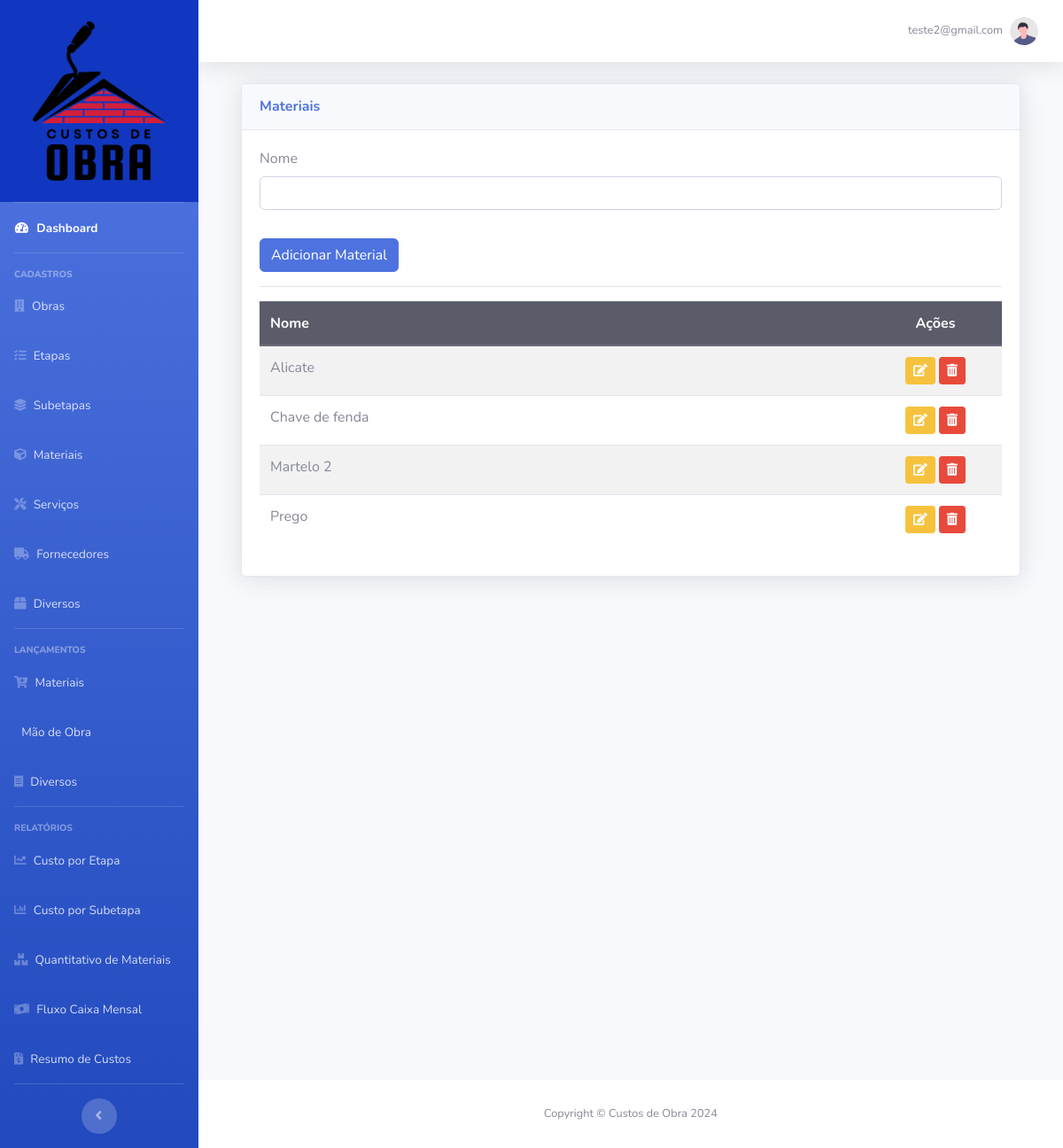
The app's page /cadastro/materiais (signed in), older data.
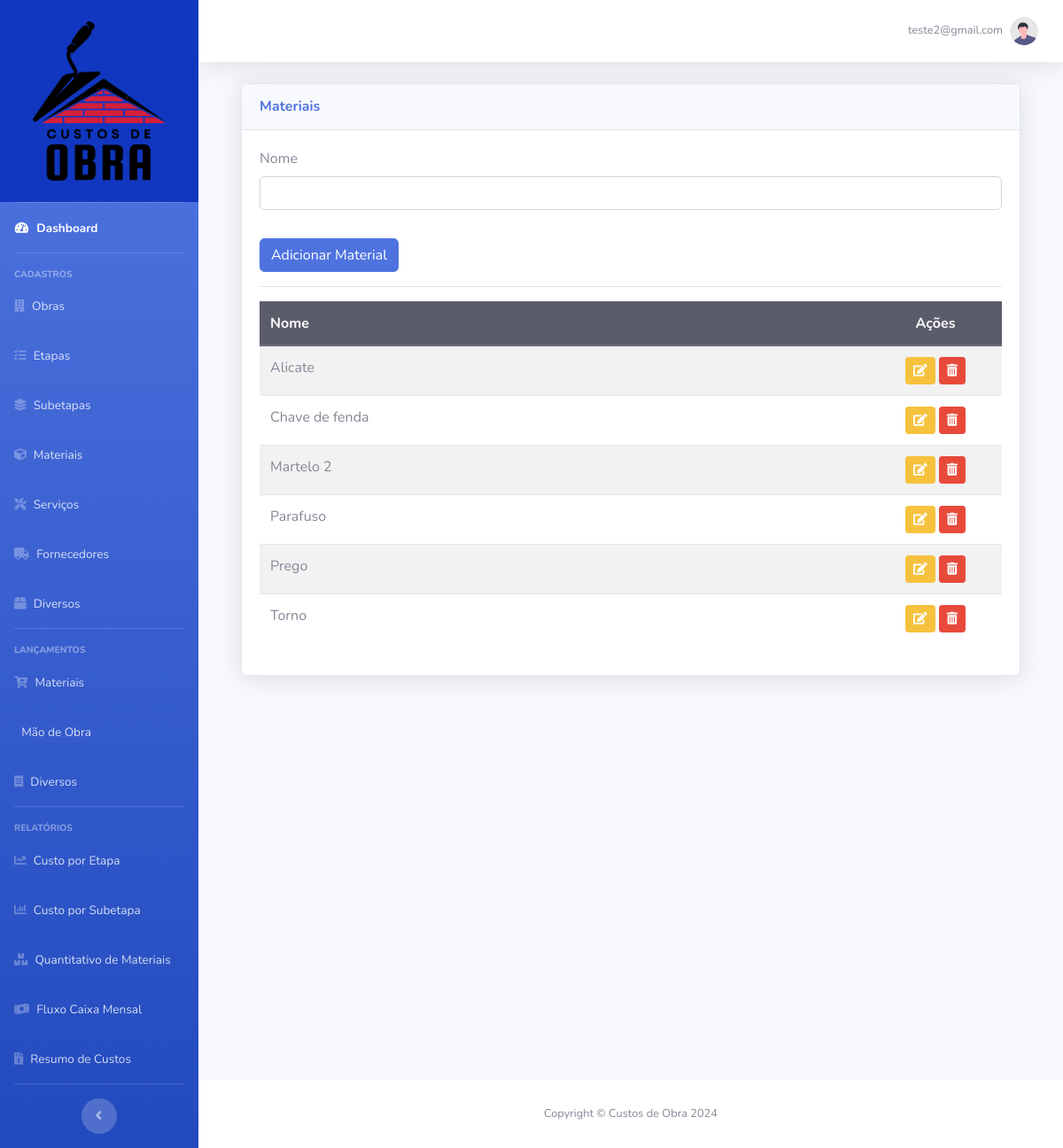
The same page, newer data.
### base_dir/models.py (models this page shows)
class Usuario(db.Model, UserMixin):
    id = db.Column(db.Integer, primary_key=True)
    email = db.Column(db.String(120), unique=True, nullable=False)
    senha = db.Column(db.String(60), nullable=False)
    nivel = db.Column(db.Integer, nullable=False)
    plano = db.Column(db.String(60), nullable=False)
    obra_selecionada = db.Column(db.Integer)
    obras = db.relationship("Obra", backref="usuario", lazy=True)
    etapas = db.relationship("Etapa", backref="usuario", lazy=True)
    subetapas = db.relationship("Subetapa", backref="usuario", lazy=True)
    materiais = db.relationship("Materiais", backref="usuario", lazy=True)
    servicos = db.relationship("Servicos", backref="usuario", lazy=True)
    fornecedores = db.relationship("Fornecedores", backref="usuario", lazy=True)
    diversos = db.relationship("Diversos", backref="usuario", lazy=True)

class Materiais(db.Model):
    id = db.Column(db.Integer, primary_key=True)
    nome = db.Column(db.String(60), nullable=False)
    usuario_id = db.Column(db.Integer, db.ForeignKey("usuario.id"), nullable=False)

### base_dir/routes.py (the view, shortened to what this page needs)
@app.route("/cadastro/materiais", methods=["GET", "POST"])
@login_required
def materiais():
    form_materiais = FormMateriais()
    usuario = current_user
    materiais_ordenados = sorted(usuario.materiais, key=lambda item: item.nome.lower())
    material_id = request.form.get("material_id")
    action = request.form.get("action")
    return render_template(
        "materiais.html",
        form_materiais=form_materiais,
        usuario=usuario,
        materiais=materiais_ordenados,
    )

### base_dir/forms.py
class FormMateriais(FlaskForm):
    nome = StringField("Nome", validators=[DataRequired()])
    botao = SubmitField("Adicionar Material")

### base_dir/models.py (called while the page is built)
@login_manager.user_loader
def load_usuario(id_usuario):
    return Usuario.query.get(id_usuario)

### base_dir/templates/materiais.html (shortened to what this page needs)
{% extends 'base.html' %}
{% block body %}
<div class="container-fluid">
   <div class="row">
      <div class="col-lg-12">
         <div class="card shadow mb-4">
            <div class="card-header py-3">
               <h6 class="m-0 font-weight-bold text-primary">Materiais</h6>
            </div>
            <div class="card-body">
               <form method="POST" action="" id="MateriaisForm" class="w-100">
                  <div class="form-group">
                     {{ form_materiais.nome.label(class="form-control-label") }}
                     {% if form_materiais.nome.errors %}
                     {{ form_materiais.nome(class="form-control is-invalid", id="input_nome") }}
                     <div class="invalid-feedback">
                        {% for erro in form_materiais.nome.errors %}
                        {{ erro }}
                        {% endfor %}
                     </div>
                     {% else %}
                     {{ form_materiais.nome(class="form-control", id="input_nome") }}
                     {% endif %}
                  </div>
                  {{ form_materiais.botao(class="btn btn-primary mt-3") }}
               </form>
               <hr>
               <div class="table-responsive">
                  <table class="table table-striped">
                     <thead class="thead-dark">
                        <tr>
                           <th scope="col">Nome</th>
                           <th scope="col" class="text-center">Ações</th>
                        </tr>
                     </thead>
                     <tbody>
                        {% for material in materiais %}
                        <tr>
                           <td>{{ material.nome.capitalize() }}</td>
                           <td class="text-center" style="width: 150px;">
                              <a href="{{ url_for('materiaiseditar', material_id=material.id) }}"
                                 class="btn btn-sm btn-warning">
                                 <i class="fas fa-edit"></i>
                              </a>
                              <form action="{{ url_for('materiais') }}" method="POST" class="d-inline"
                                 onsubmit="return confirmAndDisableButton(this, '{{ material.nome }}');">
                                 <button type="submit" class="btn btn-sm btn-danger">
                                    <i class="fas fa-trash-alt"></i>
                                 </button>
                              </form>
                           </td>
                        </tr>
                        {% endfor %}
                     </tbody>
                  </table>
               </div>
            </div>
         </div>
      </div>
   </div>
</div>
{% endblock %}

### base_dir/templates/base.html (shortened to what this page needs)
<!DOCTYPE html>
<html lang="en">
<head>
   <link href="{{ url_for('static', filename='vendor/fontawesome-all.min.css') }}" rel="stylesheet" type="text/css">
   <link href="{{ url_for('static', filename='css/styles.css') }}" rel="stylesheet">
   <link rel="stylesheet" href="https://cdn.jsdelivr.net/npm/flatpickr/dist/flatpickr.min.css">
</head>
<body id="page-top">
   <div id="wrapper">
      {% include 'components/sidebar.html' %}
      <div id="content-wrapper" class="d-flex flex-column">
         <div id="content">
            {% include 'components/navbar.html' %}
            <div class="container-fluid">
               {% block body %}
               {% endblock %}
            </div>
         </div>
         {% include 'components/footer.html' %}
      </div>
   </div>
</body>
</html>

### base_dir/templates/components/sidebar.html (shortened to what this page needs)
<ul class="navbar-nav bg-gradient-primary sidebar sidebar-dark accordion" id="accordionSidebar">
   <a class="sidebar-brand d-flex align-items-center justify-content-center" href="{{ url_for('dashboard') }}">
      <img src="{{ url_for('static', filename='images/logo_vetor.svg') }}" class="img-logo">
   </a>
   <hr class="sidebar-divider my-0">
   <li class="nav-item active">
      <a class="nav-link" href="{{ url_for('dashboard') }}">
         <i class="fas fa-fw fa-tachometer-alt"></i>
         <span>Dashboard</span>
      </a>
   </li>
   <hr class="sidebar-divider">
   <div class="sidebar-heading">Cadastros</div>
   <li class="nav-item">
      <a class="nav-link" href="{{ url_for('obras') }}">
         <i class="fas fa-building"></i>
         <span>Obras</span>
      </a>
   </li>
   <li class="nav-item">
      <a class="nav-link" href="{{ url_for('etapas') }}">
         <i class="fas fa-tasks"></i>
         <span>Etapas</span>
      </a>
   </li>
   <li class="nav-item">
      <a class="nav-link" href="{{ url_for('subetapas') }}">
         <i class="fas fa-layer-group"></i>
         <span>Subetapas</span>
      </a>
   </li>
   <li class="nav-item">
      <a class="nav-link" href="{{ url_for('materiais') }}">
         <i class="fas fa-cube"></i>
         <span>Materiais</span>
      </a>
   </li>
   <li class="nav-item">
      <a class="nav-link" href="{{ url_for('servicos') }}">
         <i class="fas fa-tools"></i>
         <span>Serviços</span>
      </a>
   </li>
   <li class="nav-item">
      <a class="nav-link" href="{{ url_for('fornecedores') }}">
         <i class="fas fa-truck"></i>
         <span>Fornecedores</span>
      </a>
   </li>
   <li class="nav-item">
      <a class="nav-link" href="{{ url_for('diversos') }}">
         <i class="fas fa-box"></i>
         <span>Diversos</span>
      </a>
   </li>
   <hr class="sidebar-divider">
   <div class="sidebar-heading">Lançamentos</div>
   <li class="nav-item">
      <a class="nav-link" href="{{ url_for('lancamentomateriais') }}">
         <i class="fas fa-cart-plus"></i>
         <span>Materiais</span>
      </a>
   </li>
   <li class="nav-item">
      <a class="nav-link" href="{{ url_for('lancamentoservicos') }}">
         <span>Mão de Obra</span>
      </a>
   </li>
   <li class="nav-item">
      <a class="nav-link" href="{{ url_for('lancamentodiversos') }}">
         <i class="fas fa-receipt"></i>
         <span>Diversos</span>
      </a>
   </li>
   <hr class="sidebar-divider">
   <div class="sidebar-heading">Relatórios</div>
   <li class="nav-item">
      <a class="nav-link" href="{{ url_for('custoporetapa') }}">
         <i class="fas fa-chart-line"></i>
         <span>Custo por Etapa</span>
      </a>
   </li>
   <li class="nav-item">
      <a class="nav-link" href="{{ url_for('custoporsubetapa') }}">
         <i class="fas fa-chart-bar"></i>
         <span>Custo por Subetapa</span>
      </a>
   </li>
   <li class="nav-item">
      <a class="nav-link" href="{{ url_for('quantitativo') }}">
         <i class="fas fa-boxes"></i>
         <span>Quantitativo de Materiais</span>
      </a>
   </li>
   <li class="nav-item">
      <a class="nav-link" href="{{ url_for('fluxocaixamensal') }}">
         <i class="fas fa-money-bill-wave"></i>
         <span>Fluxo Caixa Mensal</span>
      </a>
   </li>
   <li class="nav-item">
      <a class="nav-link" href="{{ url_for('resumodecustos') }}">
         <i class="fas fa-file-invoice-dollar"></i>
         <span>Resumo de Custos</span>
      </a>
   </li>
   <hr class="sidebar-divider d-none d-md-block">
   <div class="text-center d-none d-md-inline">
      <button class="rounded-circle border-0" id="sidebarToggle"></button>
   </div>
</ul>

### base_dir/templates/components/navbar.html (shortened to what this page needs)
<nav class="navbar navbar-expand navbar-light bg-white topbar mb-4 static-top shadow">
   <ul class="navbar-nav ml-auto">
      <li class="nav-item dropdown no-arrow">
         <a class="nav-link dropdown-toggle" href="#" id="userDropdown" role="button" data-toggle="dropdown">
            <span class="mr-2 d-none d-lg-inline text-gray-600 small">{{ current_user.email }}</span>
            <img class="img-profile rounded-circle" src="{{ url_for('static', filename='images/undraw_profile.svg') }}">
         </a>
      </li>
   </ul>
</nav>

### base_dir/templates/components/footer.html
<footer class="sticky-footer bg-white">
   <div class="container my-auto">
      <div class="copyright text-center my-auto">
         <span>Copyright &copy; Custos de Obra 2024</span>
      </div>
   </div>
</footer>

Row changes from the older to the newer data that the page shows:
added Materiais: nome "Parafuso"
added Materiais: nome "Torno"
